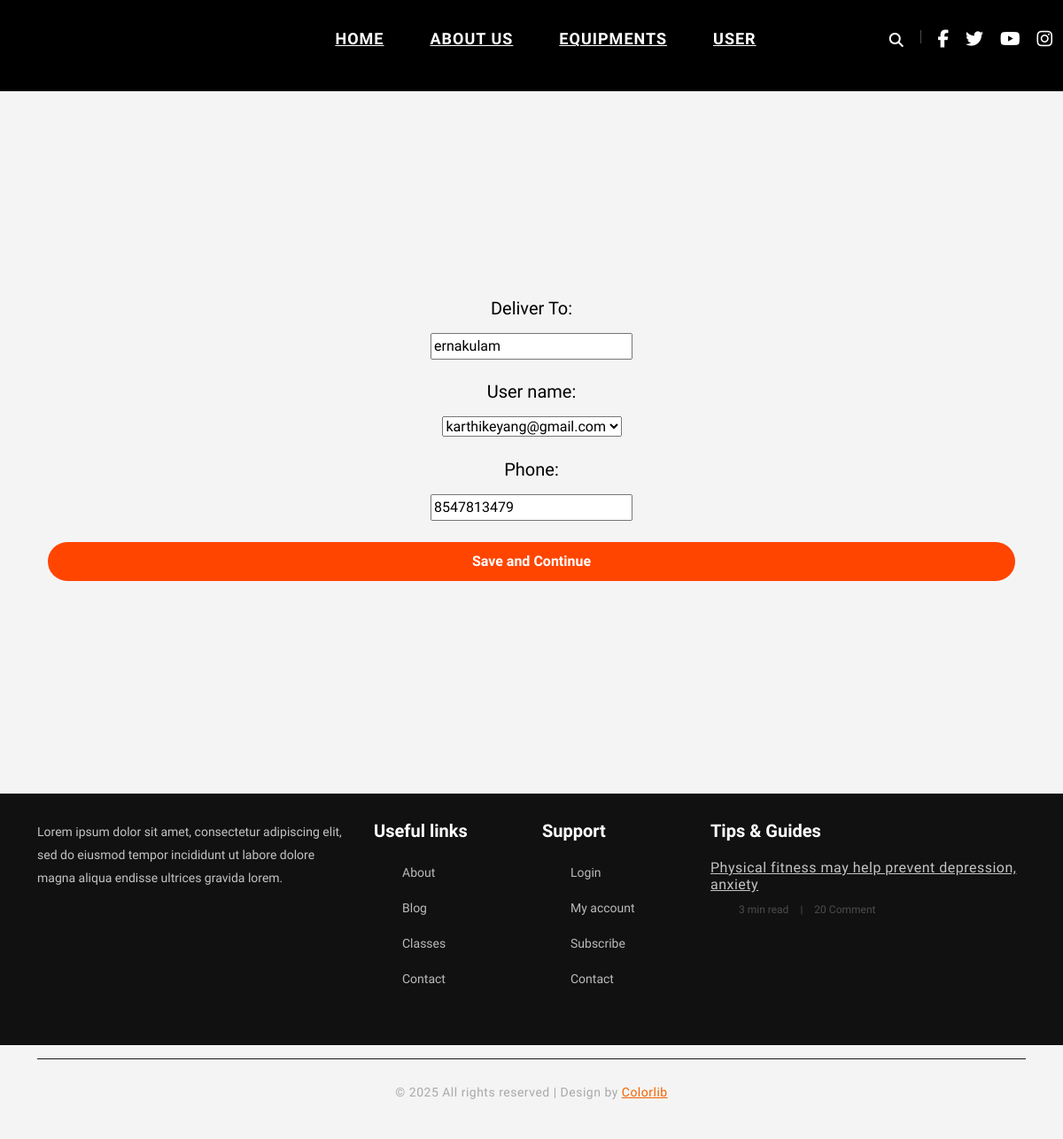
The app's page /checkout/ (signed in) with its own data.
### fitfusionapp/models.py (models this page shows)
class billinginfo(models.Model):
    deliver = models.CharField(max_length=255)
    user = models.OneToOneField(User, on_delete=models.CASCADE)
    phone = models.CharField(max_length=15)

### fitfusionapp/views.py (the view)
# urls.py: path('checkout/', views.checkout, name='checkout'),
@login_required
def checkout(request):
    cart_items = CartItem.objects.filter(user=request.user)
    total_quantity = sum(item.quantity for item in cart_items)
    total_price = sum(item.total() for item in cart_items)
    if total_quantity == 0:
        messages.warning(request, 'Your cart is empty!')
        return redirect('cartpage')
    billing_details = billinginfo.objects.filter(user=request.user).first()
    if request.method == 'POST':
        form = billingform(request.POST, instance=billing_details)
        if form.is_valid():
            billing_details = form.save(commit=False)
            billing_details.user = request.user
            billing_details.save()
            cart_items = CartItem.objects.filter(user=request.user)
            total_price = sum(item.total() for item in cart_items)
            total_quantity = sum(item.quantity for item in cart_items)
            order = Order.objects.create(
                user=request.user,
                total_price=total_price,
                total_quantity=total_quantity,
                Deliver_details=billing_details.deliver,
            )
            for item in cart_items:
                orderitem.objects.create(
                    order=order,
                    product=item.product,
                    quantity=item.quantity,
                    price=item.product.price,
                )
            cart_items.delete()
            messages.success(request, 'Billing details updated and order placed successfully!')
            return redirect('order_summary', order_id=order.id)
    else:
        form = billingform(instance=billing_details)
    return render(request, 'order_summary.html', {
        'cart_items': cart_items,
        'total_quantity': total_quantity,
        'total_price': total_price,
        'form': form,
    })

### fitfusionapp/forms.py
class billingform(forms.ModelForm):
    class Meta:
        model = billinginfo
        fields = ['deliver', 'user', 'phone']

### fitfusionapp/models.py (called while the page is built)
    def total(self):
        return self.product.price * self.quantity

### fitfusionapp/templates/order_summary.html (shortened to what this page needs)
{% load static %}
<!DOCTYPE html>
<html lang="en">
<head>
    <link rel="stylesheet" href="{% static 'css/bootstrap.min.css' %}" type="text/css">
    <link rel="stylesheet" href="{% static 'css/font-awesome.min.css' %}" type="text/css">
    <link rel="stylesheet" href="{% static 'css/flaticon.css' %}" type="text/css">
    <link rel="stylesheet" href="{% static 'css/owl.carousel.min.css' %}" type="text/css">
    <link rel="stylesheet" href="{% static 'css/barfiller.css' %}" type="text/css">
    <link rel="stylesheet" href="{% static 'css/magnific-popup.css' %}" type="text/css">
    <link rel="stylesheet" href="{% static 'css/slicknav.min.css' %}" type="text/css">
    <link rel="stylesheet" href="{% static 'css/style.css' %}" type="text/css">
    <link href="https://cdn.jsdelivr.net/npm/bootstrap@5.3.3/dist/css/bootstrap.min.css" rel="stylesheet">
</head>
<body>
    <header class="header-section">
        <div class="container-fluid">
            <div class="row">
                <div class="col-lg-3">
                    <div class="logo">
                    </div>
                </div>
                <div class="col-lg-6">
                    <nav class="nav-menu">
                        <ul>
                            <li><a href="{% url 'index' %}">Home</a></li>
                            <li><a href="{% url 'aboutus' %}">About Us</a></li>
                            <li><a href="{% url 'details' %}">EQUIPMENTS</a></li>
                            <li><a href="{% url 'user' %}">USER</a></li>
                        </ul>
                    </nav>
                </div>
                <div class="col-lg-3">
                    <div class="top-option">
                        <div class="to-search search-switch">
                            <i class="fa fa-search"></i>
                        </div>
                        <div class="to-social">
                            <a href="#"><i class="fa fa-facebook"></i></a>
                            <a href="#"><i class="fa fa-twitter"></i></a>
                            <a href="#"><i class="fa fa-youtube-play"></i></a>
                            <a href="#"><i class="fa fa-instagram"></i></a>
                        </div>
                    </div>
                </div>
            </div>
        </div>
    </header><br><br><br><br>
    <section class="hero-section">
        <div class="container px-1 px-md-4 py-5 mx-auto d-flex justify-content-center align-items-center" style="height: 100vh;">
            <form method="post" action="{% url 'checkout' %}" class="w-100 w-md-50 text-center">
                <div class="mb-4">
                    <h5 class="mb-3">Deliver To:</h5>
                    {{ form.deliver }}
                </div>
                <div class="mb-4">
                    <h5 class="mb-3">User name:</h5>
                    {{ form.user }}
                </div>
                <div class="mb-4">
                    <h5 class="mb-3">Phone:</h5>
                    {{ form.phone }}
                </div>
                <button type="submit" class="btn btn-primary w-100">Save and Continue</button>
            </form>
        </div>
    </section>
    <section class="footer-section">
        <div class="container">
            <div class="row">
                <div class="col-lg-4">
                    <div class="fs-about">
                        <p>Lorem ipsum dolor sit amet, consectetur adipiscing elit, sed do eiusmod tempor incididunt ut
                            labore dolore magna aliqua endisse ultrices gravida lorem.</p>
                    </div>
                </div>
                <div class="col-lg-2 col-md-3 col-sm-6">
                    <div class="fs-widget">
                        <h4>Useful links</h4>
                        <ul>
                            <li><a href="#">About</a></li>
                            <li><a href="#">Blog</a></li>
                            <li><a href="#">Classes</a></li>
                            <li><a href="#">Contact</a></li>
                        </ul>
                    </div>
                </div>
                <div class="col-lg-2 col-md-3 col-sm-6">
                    <div class="fs-widget">
                        <h4>Support</h4>
                        <ul>
                            <li><a href="#">Login</a></li>
                            <li><a href="#">My account</a></li>
                            <li><a href="#">Subscribe</a></li>
                            <li><a href="#">Contact</a></li>
                        </ul>
                    </div>
                </div>
                <div class="col-lg-4 col-md-6">
                    <div class="fs-widget">
                        <h4>Tips & Guides</h4>
                        <div class="fw-recent">
                            <h6><a href="#">Physical fitness may help prevent depression, anxiety</a></h6>
                            <ul>
                                <li>3 min read</li>
                                <li>20 Comment</li>
                            </ul>
                        </div>
                    </div>
                </div>
            </div>
        </div>
    </section>
    <div class="footer-bottom">
        <div class="container">
            <div class="copyright-text">
                <p>&copy; 2025 All rights reserved | Design by <a href="https://colorlib.com" target="_blank">Colorlib</a></p>
            </div>
        </div>
    </div>
</body>
</html>

### fitfusionproject/static/css/barfiller.css (style rules this page uses)
body { font-family: Arial; }

### fitfusionproject/static/css/style.css (style rules this page uses)
html, body { height: 100%; font-family: "Muli", sans-serif; -webkit-font-smoothing: antialiased; font-smoothing: antialiased; }
h1, h2, h3, h4, h5, h6 { margin: 0; color: #111111; font-weight: 400; font-family: "Oswald", sans-serif; }
h4 { font-size: 24px; }
h5 { font-size: 18px; }
h6 { font-size: 16px; }
p { font-size: 14px; font-family: "Muli", sans-serif; color: #a9a9a9; font-weight: 400; line-height: 24px; margin: 0 0 15px 0; }
ul, ol { padding: 0; margin: 0; }
.header-section { position: absolute; left: 0; top: 0; width: 100%; padding: 0 15px; padding-top: 55px; z-index: 99; }
.nav-menu { text-align: center; }
.nav-menu ul li { list-style: none; display: inline-block; margin-right: 32px; position: relative; z-index: 1; }
.nav-menu ul li:last-child { margin-right: 0; }
.nav-menu ul li a { color: #ffffff; display: block; font-size: 15px; font-weight: 500; text-transform: uppercase; letter-spacing: 1px; font-family: "Oswald", sans-serif; padding: 10px 0px; position: relative; -webkit-transition: all 0.3s; -o-transition: all 0.3s; transition: all 0.3s; }
.nav-menu ul li a:after { position: absolute; left: 0; top: 22px; height: 1px; width: 100%; background: #f36100; content: ""; -webkit-transform: rotate(-20deg); -ms-transform: rotate(-20deg); transform: rotate(-20deg); opacity: 0; -webkit-transition: all 0.3s; -o-transition: all 0.3s; transition: all 0.3s; }
.top-option { text-align: right; padding: 9px 0; }
.top-option .to-search { display: inline-block; padding-right: 20px; position: relative; }
.top-option .to-search:after { position: absolute; right: 0; top: 5px; height: 15px; width: 1px; background: rgba(255, 255, 255, 0.3); content: ""; }
.top-option .to-search i { font-size: 16px; color: #ffffff; cursor: pointer; }
.top-option .to-social { display: inline-block; }
.top-option .to-social a { display: inline-block; color: #ffffff; font-size: 16px; margin-left: 15px; }
.footer-section { background: #000000; padding-top: 50px; }
.fs-about { margin-bottom: 30px; }
.fs-about p { line-height: 26px; color: #c4c4c4; }
.fs-widget { margin-bottom: 30px; }
.fs-widget h4 { color: #ffffff; font-weight: 600; margin-bottom: 18px; }
.fs-widget ul li { list-style: none; }
.fs-widget ul li a { font-size: 14px; color: #c4c4c4; line-height: 30px; }
.fs-widget .fw-recent { margin-bottom: 20px; padding-bottom: 10px; border-bottom: 1px solid #1a1a1a; }
.fs-widget .fw-recent:last-child { padding-bottom: 0; border: none; }
.fs-widget .fw-recent h6 { margin-bottom: 6px; }
.fs-widget .fw-recent h6 a { color: #c4c4c4; letter-spacing: 0.5px; }
.fs-widget .fw-recent ul li { font-size: 12px; color: #4d4d4d; display: inline-block; margin-right: 25px; position: relative; }
.fs-widget .fw-recent ul li:last-child:after { display: none; }
.fs-widget .fw-recent ul li:after { position: absolute; right: -16px; top: 0; content: "|"; }
.copyright-text { font-size: 14px; color: #c4c4c4; letter-spacing: 0.5px; border-top: 1px solid #1a1a1a; padding: 25px 0; margin-top: 15px; }
.copyright-text a, .copyright-text i { color: #f36100; }
@media only screen and (min-width: 1200px) { .container { max-width: 1170px; } }

### fitfusionapp/templates/order_summary.html (style rules this page uses)
body { font-family: 'Muli', sans-serif; color: #000; background-color: #f4f4f4; overflow-x: hidden; height: 100vh; }
.header-section { background-color: #000; padding: 20px 0; }
.nav-menu ul { display: flex; justify-content: center; gap: 20px; }
.nav-menu ul li a { color: white; font-size: 18px; text-transform: uppercase; font-weight: bold; transition: color 0.3s ease; }
.top-option .to-search, .top-option .to-social a { color: white; font-size: 20px; transition: color 0.3s ease; }
.btn-primary { background-color: orangered; border: none; color: white; font-weight: bold; padding: 10px 30px; border-radius: 30px; transition: background-color 0.3s ease; }
.footer-section { background-color: #111; color: white; padding: 30px 0; }
.footer-section h4 { font-size: 20px; margin-bottom: 20px; }
.footer-section ul li { list-style: none; margin-bottom: 10px; }
.footer-section ul li a { color: #bbb; text-decoration: none; }
.copyright-text { color: #bbb; font-size: 14px; text-align: center; }

### records on screen
billinginfo: deliver "ernakulam", user "karthikeyang@gmail.com", phone "8547813479"
